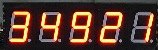
#> input picture material_light/34921.jpg, 158 x 50 px
$ python light.py
#> lines starting #> are read from the running program, lines starting #| are printed output that depends on the picture; after the words box and inside, x2 and y2 are one past the last pixel; in counts of white or black regions, pixels touching at a corner belong together
### recognizer.py
import cv2

class Recognizer:
    def __init__(self, imname, already_read=False):
        """
        :param imname: already_read=False时时待处理图片的文件路径，already_read=True时是已读入的图片
        :param already_read: 表示imname的类型
        """
#> called with imname = 'material_light/34921.jpg', already_read = False
        self.raw_im = imname if already_read else cv2.imread(imname)
#> self.raw_im is the input picture: shape (50, 158, 3); mean B, G, R 44.9, 56.8, 86.2
        self.im = None
        self.recs = None
        self.result = []  # result: 存放最终识别结果

        self.raw_im_process()
        self.find_contours()  # 找出所有轮廓
        self.find_target_recs()
        self.loop_process(func=self.single_recognize)

    def raw_im_process(self):
        """原始图像预处理"""
        pass

    def find_contours(self):
        im, self.contours, hier = cv2.findContours(
            self.im, cv2.RETR_EXTERNAL, cv2.CHAIN_APPROX_SIMPLE)

    # [7 lines left out: function find_target_recs, not called in this run]

    def loop_process(self, func, pad=0):
        for x, y, w, h in self.recs:
            x0, y0, x1, y1 = map(int, (x + pad * w, y + pad * h, x + w - pad * w, y + h - pad * h))
            # print((x0, y0), (x1, y1))
            self.result.append(func(self.im[y0:y1, x0:x1]))

    # [11 lines left out: functions single_recognize, _debug, not called in this run]

### light.py
import cv2
import numpy as np
from recognizer import Recognizer
from args import RED
from exceptions import LightImError, LightRecFail


class LightRecognizer(Recognizer):
    DIGIT = {
        (1, 0, 1, 1, 0, 1, 1): 2,
        (1, 0, 0, 1, 1, 1, 1): 3,
        (0, 1, 0, 0, 1, 1, 1): 4,
        (1, 1, 0, 1, 1, 0, 1): 5,
        (1, 1, 1, 1, 1, 0, 1): 6,
        (1, 0, 0, 0, 1, 1, 0): 7,
        (1, 1, 1, 1, 1, 1, 1): 8,
        (1, 1, 0, 1, 1, 1, 1): 9
    }

    def raw_im_process(self):
        # self._debug(self.raw_im)
        self.im = cv2.inRange(self.raw_im, *RED)
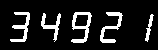
#> self.im: shape (50, 158); 12.6% white; 5 white regions
#> in find_contours, `im, self.contours, hier = cv2.findContours( self.im, cv2.RETR_EXTERNAL..`: self.contours = 5 contours; box (x1, y1, x2, y2) and area: (71, 12, 92, 43) 337, (100, 12, 123, 43) 168, (10, 12, 30, 42) 155, (41, 13, 61, 42) 130, (145, 14, 154, 42) 61
        # self._debug(self.im)

    def find_target_recs(self):
        self.recs = list(map(cv2.boundingRect, self.contours))
#> self.recs = [(145, 14, 9, 28), (41, 13, 20, 29), (100, 12, 23, 31), (71, 12, 21, 31), (10, 12, 20, 30)]
        self.recs.sort(key=lambda it: it[2] * it[3], reverse=True)  # 根据面积排序
        self.recs = self.recs[:5]
#> self.recs = [(100, 12, 23, 31), (71, 12, 21, 31), (10, 12, 20, 30), (41, 13, 20, 29), (145, 14, 9, 28)]
        self.recs.sort()  # 根据左右位置排序

    def check_line(self, pos, direction, im):
        h, w = im.shape
        dis = w // 6  # 宽度的1/4
        cnt = 0

        for i in range(-dis, dis):
            p = list(pos)
            p[direction] += i

            nr, nc = p
            if not (nr in range(h) and nc in range(w)):
                continue

            if im[nr, nc] == 255:
                im[nr, nc] = 100
                cnt += 1
            else:
                im[nr, nc] = 100

            if cnt >= 2:
                return 1
        else:
            return 0

    def single_recognize(self, im):
        im = cv2.resize(im, None, fx=3, fy=3)
        ret, im = cv2.threshold(im, 150, 255, cv2.THRESH_BINARY)
        h, w = im.shape

        if h / w > 2.5:
            return 1

        ch, cw = (h // 2, w // 2)
        offset = w // 8

        a, d = (0, cw), (h, cw - offset)
        b, f = (ch // 2, offset), (ch // 2, w)
        c, e = (ch + ch // 2, 0), (ch + ch // 2, w - offset)
        g = (ch, cw -  offset // 2)

        ver, hor = 0, 1
        checkpoints = [a, b, c, d, e, f, g]
        check_directions = [ver, hor, hor, ver, hor, hor, ver]

        res = tuple(self.check_line(*it, im)
                       for it in zip(checkpoints, check_directions))
        # self._debug(im)

        try:
            return LightRecognizer.DIGIT[res]
        except KeyError:
            raise LightRecFail


if __name__ == '__main__':
    # print(LightRecognizer('test_im/98564.jpg').result)
    print(LightRecognizer('material_light/34921.jpg').result)
#> the loop in loop_process, `for x, y, w, h in self.recs:` made 5 passes
#> (x, y, w, h, x0, y0, x1, y1) on passes 1 to 4: (10, 12, 60, 90, 10, 12, 30, 42), (41, 13, 60, 87, 41, 13, 61, 42), (71, 12, 63, 93, 71, 12, 92, 43), (100, 12, 69, 93, 100, 12, 123, 43)
#> (x, y, w, h, x0, y0, x1, y1) on pass 5: (145, 14, 27, 84, 145, 14, 154, 42)
#> pass 1, in single_recognize, `im = cv2.resize(im, None, fx=3, fy=3)`:
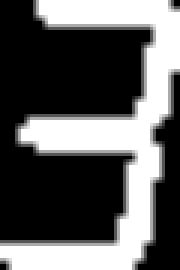
#> im: shape (90, 60) (shown 3 times larger); min 0, max 255, mean 93.9
#> pass 1, in single_recognize, `ret, im = cv2.threshold(im, 150, 255, cv2.THRESH_BINARY)`:
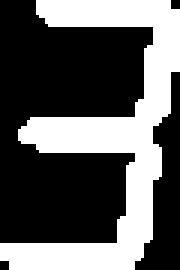
#> im: shape (90, 60) (shown 3 times larger); 36.5% white; 1 white region, box (x1, y1, x2, y2) and area: (0, 0, 60, 90) 1973
#> pass 2, in single_recognize (call 2), `im = cv2.resize(im, None, fx=3, fy=3)`:
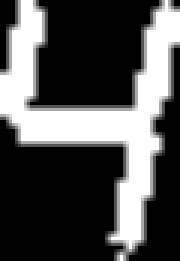
#> im: shape (87, 60) (shown 3 times larger); min 0, max 255, mean 80.5
#> pass 2, in single_recognize (call 2), `ret, im = cv2.threshold(im, 150, 255, cv2.THRESH_BINARY)`:
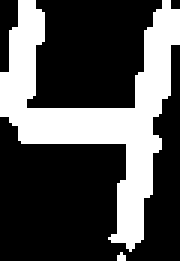
#> im: shape (87, 60) (shown 3 times larger); 31.1% white; 2 white regions (1 under 20 px), largest, box (x1, y1, x2, y2) and area: (0, 0, 60, 84) 1618
#> after the loop in loop_process, `for x, y, w, h in self.recs:`: self.result = [3, 4, 9, 2, 1]

$ run again, with test_im/98564.jpg copied over material_light/34921.jpg
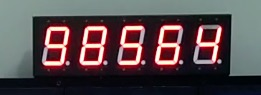
#> input picture test_im/98564.jpg, 261 x 95 px
#> in __init__, self.raw_im is the input picture: shape (95, 261, 3); mean B, G, R 76.9, 74, 87.4
#> in raw_im_process, `self.im = cv2.inRange(self.raw_im, *RED)`:
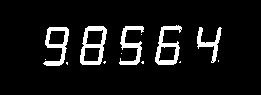
#> self.im: shape (95, 261); 8.1% white; 13 white regions (8 under 20 px)
#> self.contours = 13 contours, 8 with area under 20; largest, box (x1, y1, x2, y2) and area: (80, 26, 107, 65) 790, (155, 25, 182, 65) 543, (43, 27, 69, 66) 525, (119, 26, 144, 65) 288, (197, 27, 222, 63) 216
#> in find_target_recs, `self.recs = list(map(cv2.boundingRect, self.contours))`: self.recs = [(66, 62, 2, 3), (179, 61, 2, 2), (141, 61, 3, 3), (103, 61, 3, 3), (218, 60, 1, 2), (45, 59, 1, 1), (121, 53, 1, 1), (141, 34, 1, 1), (197, 27, 25, 36), (43, 27, 26, 39), (119, 26, 25, 39), (80, 26, 27, 39), (155, 25, 27, 40)]
#> in find_target_recs, `self.recs = self.recs[:5]`: self.recs = [(155, 25, 27, 40), (80, 26, 27, 39), (43, 27, 26, 39), (119, 26, 25, 39), (197, 27, 25, 36)]
#> the loop in loop_process, `for x, y, w, h in self.recs:` made 5 passes
#> (x, y, w, h, x0, y0, x1, y1) on passes 1 to 4: (43, 27, 78, 117, 43, 27, 69, 66), (80, 26, 81, 117, 80, 26, 107, 65), (119, 26, 75, 117, 119, 26, 144, 65), (155, 25, 81, 120, 155, 25, 182, 65)
#> pass 2, in single_recognize (call 2), `ret, im = cv2.threshold(im, 150, 255, cv2.THRESH_BINARY)`:
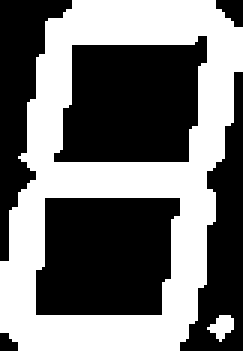
#> im: shape (117, 81) (shown 3 times larger); 45% white; 2 white regions, box (x1, y1, x2, y2) and area: (0, 0, 81, 117) 4219, (69, 105, 78, 114) 47
#> after the loop in loop_process, `for x, y, w, h in self.recs:`: self.result = [9, 8, 5, 6, 4]

$ run again, with material_light/46137.jpg copied over material_light/34921.jpg
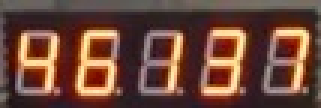
#> input picture material_light/46137.jpg, 107 x 36 px (shown 3 times larger)
#> in __init__, self.raw_im is the input picture: shape (36, 107, 3); mean B, G, R 58.1, 71.5, 108.9
#> in raw_im_process, `self.im = cv2.inRange(self.raw_im, *RED)`:
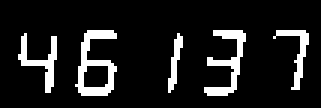
#> self.im: shape (36, 107) (shown 3 times larger); 11.4% white in thin lines or dots, all inside (x1, y1, x2, y2) = (6, 10, 103, 32)
#> self.contours = 5 contours; box (x1, y1, x2, y2) and area: (25, 10, 39, 32) 150, (68, 10, 82, 32) 68, (6, 11, 19, 31) 48, (91, 10, 103, 30) 36, (56, 11, 61, 31) 24
#> in find_target_recs, `self.recs = list(map(cv2.boundingRect, self.contours))`: self.recs = [(56, 11, 5, 20), (6, 11, 13, 20), (91, 10, 12, 20), (68, 10, 14, 22), (25, 10, 14, 22)]
#> in find_target_recs, `self.recs = self.recs[:5]`: self.recs = [(68, 10, 14, 22), (25, 10, 14, 22), (6, 11, 13, 20), (91, 10, 12, 20), (56, 11, 5, 20)]
#> the loop in loop_process, `for x, y, w, h in self.recs:` made 5 passes
#> (x, y, w, h, x0, y0, x1, y1) on passes 1, 2, 4, 5: (6, 11, 39, 60, 6, 11, 19, 31), (25, 10, 42, 66, 25, 10, 39, 32), (68, 10, 42, 66, 68, 10, 82, 32), (91, 10, 36, 60, 91, 10, 103, 30)
#> pass 2, in single_recognize (call 2), `ret, im = cv2.threshold(im, 150, 255, cv2.THRESH_BINARY)`:
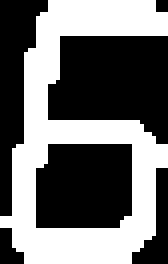
#> im: shape (66, 42) (shown 4 times larger); 43.4% white; 1 white region, box (x1, y1, x2, y2) and area: (0, 0, 42, 66) 1204
#> after the loop in loop_process, `for x, y, w, h in self.recs:`: self.result = [4, 6, 1, 3, 7]
